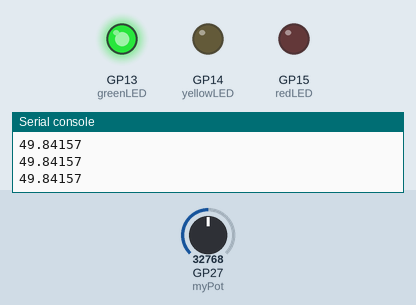
This program was run on a simulated Raspberry Pi Pico running MicroPython. Shown: output pins drawn as LEDs (lit = HIGH), the last lines printed to the serial console. The test bench sets the inputs (shaded band); at power-on: GP27 (myPot) = 32768 (analog values on the 0–65535 scale).

Above: at 1.2 s.
1.3 s: GP27 (myPot) set to 51488
2.8 s: GP27 (myPot) set to 53280
At 4.1 s:
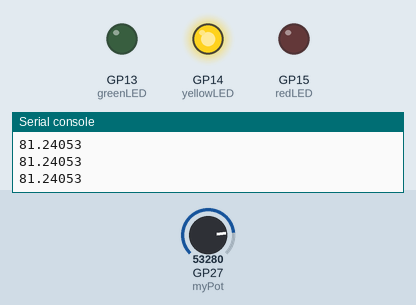
4.5 s: GP27 (myPot) set to 61488
6.0 s: GP27 (myPot) set to 62928
At 6.5 s:
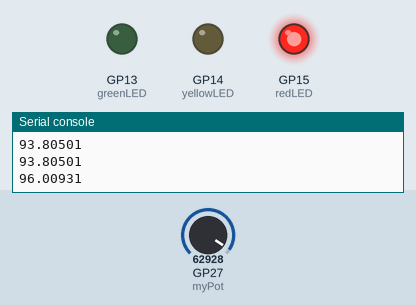
7.5 s: GP27 (myPot) set to 57670
At 8.7 s:
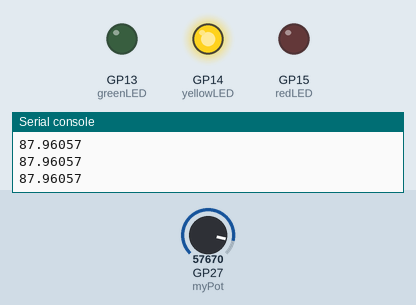
9.0 s: GP27 (myPot) set to 65535
At 10.0 s:
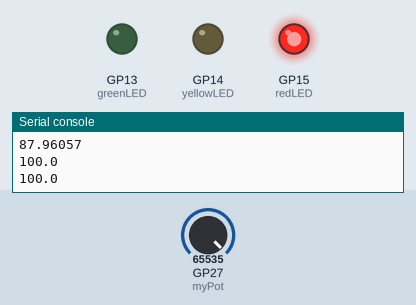
Timing chart, 0 to 11.5 s (numbered marks = the images above; inputs shaded):
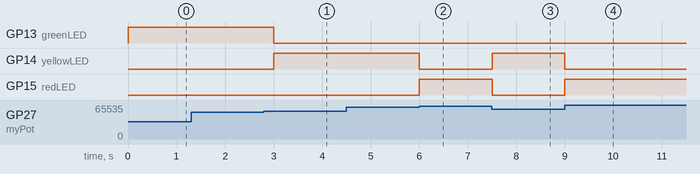

The program:

warningLEDsPotentiometer.py
```python
import machine
from machine import Pin
from time import sleep

potPin=27
greenLED=13
yellowLED=14
redLED=15

redLED=Pin(redLED,Pin.OUT)
yellowLED=Pin(yellowLED,Pin.OUT)
greenLED=Pin(greenLED,Pin.OUT)
myPot=machine.ADC(potPin)

while True:
    potVal=myPot.read_u16() #Reading a 16 bit number.
    dangerVal=(100/65327)*potVal-(20800/65327)
    print(dangerVal)

    if (dangerVal<=79):
        greenLED.value(1)
        redLED.value(0)
        yellowLED.value(0)

    if (dangerVal>=80 and dangerVal<=94):
        greenLED.value(0)
        redLED.value(0)
        yellowLED.value(1)

    if (dangerVal>=95):
        greenLED.value(0)
        redLED.value(1)
        yellowLED.value(0)

    sleep(.5)
```

Measured:
- the behaviour switches between 52464 and 52480 on GP27 (myPot) (found by bisection; images 0 and 1)
- the behaviour switches between 62256 and 62272 on GP27 (myPot) (found by bisection; images 1 and 2)
- after the input at 2.8 s, GP13 (greenLED): HIGH → LOW after 0.20 s; GP14 (yellowLED): LOW → HIGH after 0.20 s
- after the input at 6.0 s, GP14 (yellowLED): HIGH → LOW at once; GP15 (redLED): LOW → HIGH at once
- after the input at 7.5 s, GP14 (yellowLED): LOW → HIGH at once; GP15 (redLED): HIGH → LOW at once
- after the input at 9.0 s, GP14 (yellowLED): HIGH → LOW at once; GP15 (redLED): LOW → HIGH at once
